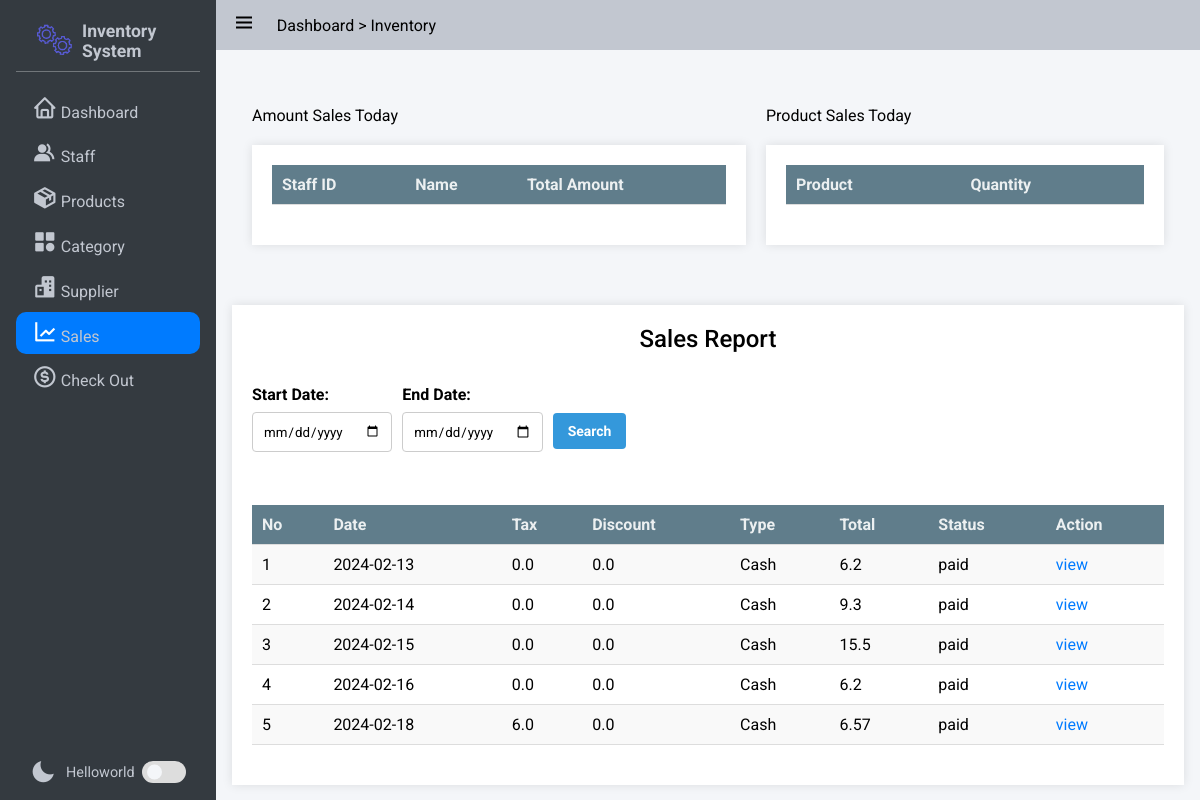
Before: /sales/ with the older database file.
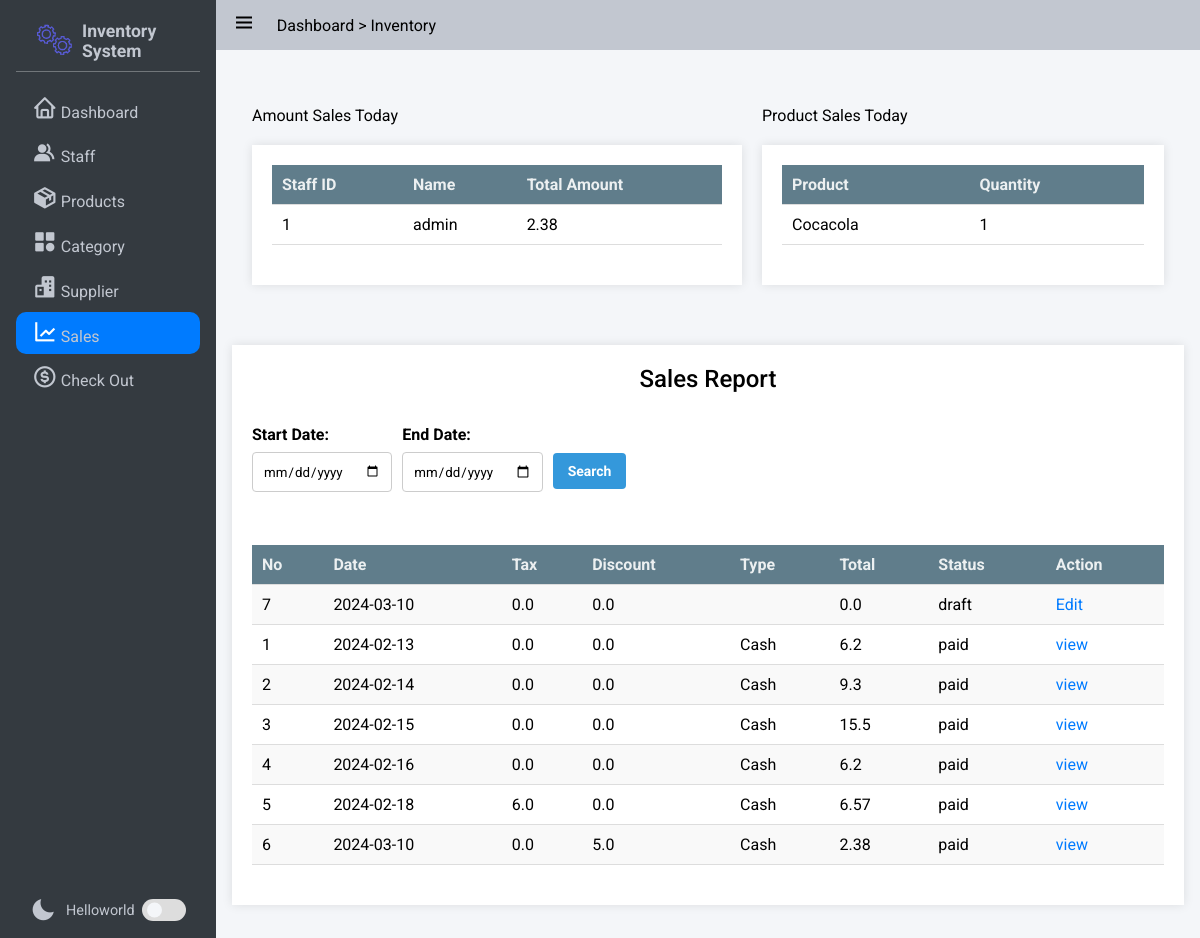
After: the same page with the newer database file.
### app/models/sale.py (models this page shows, shortened)
class Sale(db.Model):
    id = db.Column(db.Integer, primary_key=True)
    Staff_id = db.Column(db.String, db.ForeignKey('staff.id'), nullable=False)
    Date = db.Column(db.Date, nullable=False)
    Tax = db.Column(db.Float, nullable=True)
    Discount = db.Column(db.Float, nullable=True)
    Type_Payment = db.Column(db.String, nullable=True) # EG: Cash, E-Wallet, Other
    No_Refer = db.Column(db.String, nullable=True) # EG: duitnow id
    Total = db.Column(db.Float, nullable=False)
    Status =  db.Column(db.String, nullable=False) # E.g: Paid, Daft
    Sale_items = db.relationship('Sale_Item',backref='sale',lazy=True)  # Improved loading

### app/models/staff.py (models this page shows, shortened)
class Staff(db.Model):
    __tablename__ = "staff"
    id = db.Column(db.Integer, primary_key=True)
    Name = db.Column(db.String, unique=True, nullable=False)
    Email = db.Column(db.String, nullable=False)
    Password = db.Column(db.String, nullable=False)
    Role = db.Column(db.String, nullable=False)

### app/models/product.py (models this page shows, shortened)
class Product(db.Model):
    id = db.Column(db.Integer, nullable=False, primary_key=True)
    BarCode = db.Column(db.BigInteger,nullable=False)
    Name = db.Column(db.String, nullable=False)
    Safety_quantity = db.Column(db.Integer,nullable=False)
    Status = db.Column(db.String, nullable=False) # "NotAvailable","OutOfStock","InStock"
    Inventories = db.relationship('Inventory',backref='product',lazy=True)  # Improved loading
    Categories = db.relationship('Category',secondary=product_category, backref=db.backref('products', lazy=True), lazy='subquery')

### app/sale/sale_routers.py (the view)
@bp.route('/', methods=['GET','POST'])
def sales_index():
    sales, product_totals,staff_totals = get_Info()
    return render_template('sales/index.html',sales = sales,products = product_totals,staff_totals = staff_totals,date = date)

### app/sale/sale_routers.py (called while the page is built)
def get_Info():
    sales = Sale.query.order_by(Sale.Status).all()
    product_query_totals = db.session.query(Product.Name,db.func.sum(Sale_Item.Quantity).label("Quantity")).filter(Sale.Date == date.today(),Sale.id == Sale_Item.Report_id,Sale.Status == "paid",Inventory.Product_id == Product.id,Inventory.id == Sale_Item.Inventory_id).group_by(Product.Name).all()
    staff_query_totals = db.session.query(Sale.Staff_id,Staff.Name,db.func.sum(Sale.Total).label("Total_Amount"))\
                            .filter(Sale.Date == date.today(),Staff.id == Sale.Staff_id)\
                            .group_by(Sale.Staff_id)\
                            .all()
    return sales, product_query_totals, staff_query_totals

### app/templates/sales/index.html (shortened to what this page needs)
{% extends 'base.html' %}
{% block css_style %}
    <link rel="stylesheet" href="{{url_for('static',filename='css/flex.css')}}">
    <link rel="stylesheet" href="{{url_for('static',filename='css/grid.css')}}">
    <link rel="stylesheet" href="{{url_for('static',filename='css/table.css')}}">
    <link rel="stylesheet" href="{{url_for('static',filename='css/form.css')}}">
    <link rel="stylesheet" href="{{url_for('static',filename='css/modal.css')}}">
{% endblock %}
{% block nav_report %}active{% endblock %}
{% block content %}
    <div class="grid-container two-grid">
        <div class="">
            Amount Sales Today
            <div class="table-container maxheight full_width scrollable">
                <table class="scrollable">
                    <thead>
                        <tr>
                            <th>Staff ID</th>
                            <th>Name</th>
                            <th>Total Amount</th>
                        </tr>
                    </thead>
                    <tbody>
                       {% for record in staff_totals %}
                       <tr>
                           <td>{{record.Staff_id}}</td>
                           <td>{{record.Name}}</td>
                           <td>{{record.Total_Amount}}</td>
                        </tr>
                       {% endfor %}
                    </tbody>
                </table>
            </div>
        </div>
        <div class="">
            Product Sales Today
                <div class="table-container maxheight scrollable full_width">
                <table class="">
                    <thead>
                        <tr>
                           <th>Product</th>
                           <th>Quantity</th>
                        </tr>
                    </thead>
                    <tbody>
                        {% for product in products %}
                            <tr>
                                <td>{{product.Name}}</td>
                                <td>{{ product.Quantity }}</td>
                            </tr>
                        {% endfor %}
                    </tbody>
                </table>
            </div>
        </div>
    </div>
    <div class="table-container scrollable">
        <h3>Sales Report</h3>
        <form action="{{url_for('sale.search_sales')}}" method="GET">
            <div class="flex flex-start-center">
                <div class="" style="margin: 0 10px 0 0;">
                     <label for="start_date">Start Date:</label>
                    <input type="date" id="start_date" name="start_date" required>
                </div>
                <div class="">
                    <label for="end_date">End Date:</label>
                    <input type="date" id="end_date" name="end_date" required>
                </div>
                <button type="submit" class="button info" style="margin: 10px 0 0 10px;">Search</button>
            </div>
        </form>
        <br><br>
        <table>
            <tr>
                <th>No</th>
                <th>Date</th>
                <th>Tax</th>
                <th>Discount</th>
                <th>Type</th>
                <th>Total</th>
                <th>Status</th>
                <th>Action</th>
            </tr>
            {% for sale in sales %}
            <tr>
                <td>{{sale.id}}</td>
                <td>{{sale.Date}}</td>
                <td>{{sale.Tax}}</td>
                <td>{{sale.Discount}}</td>
                <td>{{sale.Type_Payment}}</td>
                <td>{{sale.Total}}</td>
                <td>{{sale.Status}}</td>
                {% if sale.Status == "draft" %}
                <td><a href="{{url_for('sale.show_checkout_page')}}">Edit</a></td>
                {% else %}
                <td><a href="{{url_for('sale.get_sale_detail',id = sale.id)}}">view</a></td>
                {% endif %}
            </tr>
            {% endfor %}
        </table>
    </div>
{% endblock %}

### app/templates/base.html (shortened to what this page needs)
<!DOCTYPE html>
<html lang="en">
<head>
    <link rel="stylesheet" href="{{url_for('static',filename='css/button.css')}}">
    <link rel="stylesheet" href="{{url_for('static',filename='css/style.css')}}">
    <link rel="stylesheet" href="{{url_for('static',filename='css/responsive.css')}}">
    <link rel="stylesheet" href="{{url_for('static',filename='css/cards.css')}}">
    <link rel="stylesheet" href="{{url_for('static',filename='css/preloader.css')}}">
    <link href='https://unpkg.com/boxicons@2.1.4/css/boxicons.min.css' rel='stylesheet'>
    {% block css_style %}{% endblock %}
</head>
<body>
    <div class="wrapper">
        <aside class="opened" id="aside">
            <div class="sidebar">
                <div class="brand-items">
                    <div class="brand-logo">
                        <img src="{{url_for('static',filename='/img/gear-loader.gif')}}" alt="" class="brand-img">
                        <h3>Inventory System</h3>
                    </div>
                </div>
                <div class="menu-bar">
                    <div class="menu">
                        <ul class="menu-links">
                            <li class="menu-link {% block nav_dashboard %}{% endblock %}"><i class='nav-icon bx bx-home'></i><a href="{{ url_for('dashboard') }}">Dashboard</a></li>
                            <li class="menu-link {% block nav_staff %}{% endblock %}"><i class='nav-icon bx bxs-group' ></i><a href="{{ url_for('staff.index') }}">Staff</a></li>
                            <li class="menu-link {% block nav_inventory %}{% endblock %}"><i class='nav-icon bx bxs-package'></i><a href="{{ url_for('product.index') }}">Products</a></li>
                            <li class="menu-link {% block nav_category %}{% endblock %}"><i class='nav-icon bx bxs-category' ></i><a href="{{ url_for('category.index') }}">Category</a></li>
                            <li class="menu-link {% block nav_supplier %}{% endblock %}"><i class='nav-icon bx bxs-buildings' ></i><a href="{{ url_for('supplier.index') }}">Supplier</a></li>
                            <li class="menu-link {% block nav_report %}{% endblock %}"><i class='nav-icon bx bx-line-chart' ></i><a href="{{ url_for('sale.sales_index') }}">Sales</a></li>
                            <li class="menu-link {% block nav_checkout %}{% endblock %}"><i class='nav-icon bx bx-dollar-circle' ></i><a href="{{ url_for('sale.show_checkout_page') }}">Check Out</a></li>
                        </ul>
                    </div>
                    <div class="bottom-content">
                        <div>
                            <i class='nav-icon bx bxs-moon' ></i>
                            <span>Helloworld</span>
                        </div>
                        <div class="toggle-switch">
                            <span class="switch"></span>
                        </div>
                    </div>
                </div>
            </div>
        </aside>
       <div class="main">
            <header class="main-header">
                <div class="left-nav">
                    <div class="menu-burger">
                        <i class='bx bx-menu '></i>
                    </div>
                    <p>Dashboard > Inventory</p>
                </div>
            </header>
            <div class="main-container">
                    {% block content %} {% endblock %}
            </div>
        </div>
    </div>
    </body>
    </html>

### app/static/css/button.css (style rules this page uses)
:root { --primary-color: #3498db; --secondary-color: #2ecc71; --accent-color: #e74c3c; --background-color: #ecf0f1; --link-color: #2980b9; --border-color: #bdc3c7; --success-color: #27ae60; --warning-color: #f39c12; --error-color: #c0392b; --info-color: #3498db; --dark-color: #34495e; --light-color: #ecf0f1; --gray-color: #7f8c8d; --purple-color: #9b59b6; --pink-color: #e91e63; --teal-color: #009688; --orange-color: #e67e22; --brown-color: #795548; --cyan-color: #00bcd4; --indigo-color: #3f51b5; --lime-color: #cddc39; --amber-color: #ffc107; --deep-purple-color: #673ab7; --deep-orange-color: #ff5722; --light-green-color: #8bc34a; --blue-gray-color: #607d8b; --yellow-color: #ffeb3b; }
.button { display: inline-block; padding: 10px 15px; font-size: 14px; font-weight: bold; text-align: center; text-decoration: none; color: #fff; border: none; border-radius: 4px; cursor: pointer; transition: background-color 0.3s ease; }
.info { background-color: var(--info-color); color: #fff; }

### app/static/css/style.css (style rules this page uses)
:root { --text-color:#212529; --text-color-grey:#c2c7d0; --text-color-dark-grey:#898989; --main-color:#007bff; --main-color-hover:#228dff; --second-color:; --second-color-hover:; --white-color:#fff; --bg-color-dark:#343a40; --bg-color-second-light:#dee2e6; --bg-color-light:#f4f6f9; --toggle-color:#ddd; --red-color:#dc3545; --dark-yellow-color:#ffc107; --yellow-color:#ffc107; --sidebar-width:18%; }
* { font-family: 'Roboto', sans-serif; margin: 0; padding: 0; box-sizing: border-box; scrollbar-width: none; }
a { text-decoration: none; color: var(--main-color); }
ul,li { list-style: none; }
img { width: 100%; object-fit: cover; }
body { width: 100vw; height: 100vh; background: #e9ecef; position: relative; }
.wrapper { height: 100vh; width: 100vw; display: flex; overflow: hidden; }
input { padding: 10px; box-sizing: border-box; border: 1px solid #ccc; border-radius: 4px; }
aside { position: relative; width: 15px; height: 100vh; background: var(--bg-color-dark); transition: margin-left .3s ease-in-out .3s ease-in-out; overflow-x: hidden; overflow-y: hidden; z-index: 999; color: var(--text-color-grey); transition:width 0.3s linear; }
aside.opened { width: var(--sidebar-width); }
.sidebar { padding: 0.625rem 1rem; height: 100%; }
.sidebar li { margin-bottom: .2rem; padding: .5rem 1rem; align-items: flex-end; display: flex; border-radius: 10px; }
.brand-items { display: flex; align-items: center; justify-content: space-between; padding: 0.5rem 1rem; border-bottom: rgba(255, 255, 255, 0.3) 1px solid ; }
.brand-items img { width: 50px; object-fit: cover; padding: 0 5px 0 0; }
.brand-logo { display: flex; align-items: center; }
.brand-logo h3 { font-size: 1.1rem; }
.menu-bar { height: calc(100% - 4rem); display: flex; flex-direction: column; justify-content: space-between; }
.menu-links { margin-top: 1rem; }
.menu-link.active { background: var(--main-color); color: var(--white-color); transition: .05s ease-in-out .03s; }
.menu-link .nav-icon { text-align: center; margin-right: .2rem; font-size: 1.6rem; width: 1.6rem; }
.menu-link a { color: var(--text-color-grey); }
.bottom-content { display: flex; align-items: center; justify-content: space-between; flex-wrap: nowrap; padding: .2em 1em; font-size: 0.9rem; }
.bottom-content i { font-size: 1.6rem; margin-right: 10px; }
.bottom-content div { display: flex; align-items: center; }
.toggle-switch { display: flex; align-items: center; justify-content: center; height: 100%; cursor: pointer; }
.toggle-switch .switch { position: relative; height: 22px; width: 44px; border-radius: 25px; background: var(--toggle-color); }
.switch::before { height: 15px; width: 15px; content: ""; top: 50%; left: 5px; transform: translateY(-50%); position: absolute; background: var(--bg-color-light); border-radius: 50%; transition: all 0.3s ease; }
.main { width: calc(100% - var(--sidebar-width)); height: 100%; background: var(--bg-color-light); transition: width .3s ease-in; }
.main-header { position: relative; padding: .7rem .7rem; display: flex; justify-content: space-between; background: var(--text-color-grey); }
.left-nav { display: flex; align-items: center; }
.menu-burger { font-size: 1.8rem; }
.left-nav .menu-burger { padding: 0 0.3rem; margin-right: 1rem; font-size: 1.5rem; cursor: pointer; }
.main-container { padding: 1rem 1rem 4rem 1rem; overflow: scroll; height: 100%; }

### app/static/css/flex.css (style rules this page uses)
.flex { display: flex; }
.flex-start-center { justify-content: flex-start; align-items: center; }

Changed rows visible on the page:
now on this page (row unchanged): Staff: Staff_id "1", Name "admin", Total_Amount "2.38"
added Product: Name "Cocacola", Quantity "1"
added Sale: id "7", Date "2024-03-10", Tax "0.0", Discount "0.0", Total "0.0", Status "draft"
added Sale: id "6", Date "2024-03-10", Tax "0.0", Discount "5.0", Type_Payment "Cash", Total "2.38", Status "paid"
